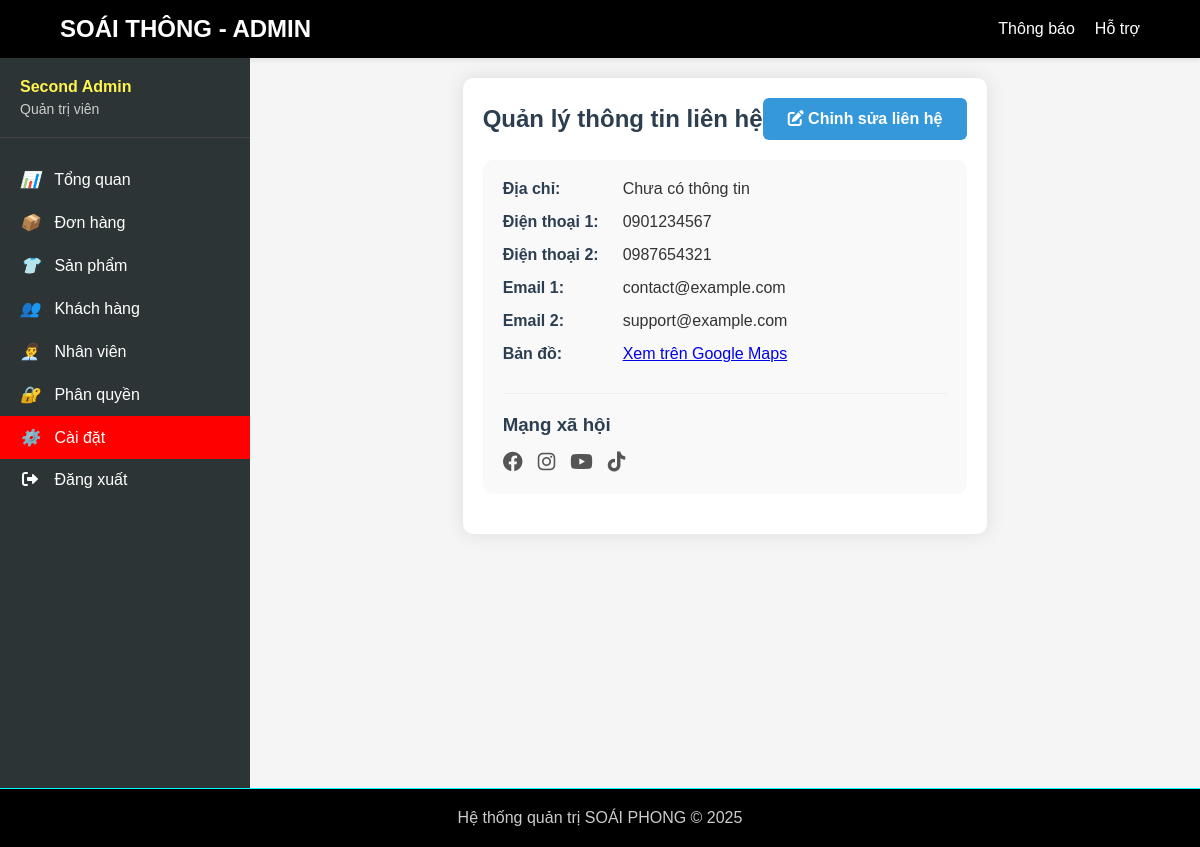
Before: /admin/admin_setting.php (signed in) with the older database file.
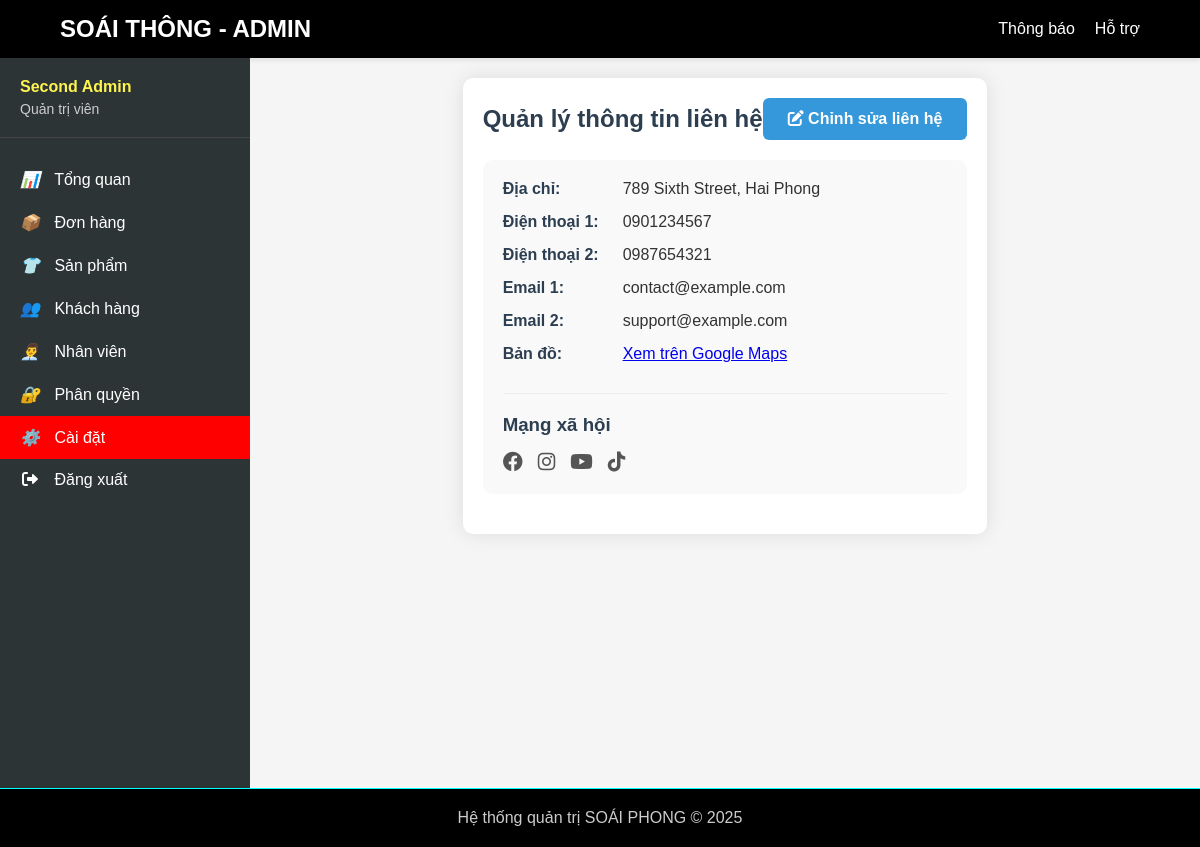
After: the same page with the newer database file.
### tables this page shows
CREATE TABLE contact_settings (
  `id` int(11) NOT NULL AUTO_INCREMENT,
  `address` varchar(255) NOT NULL COMMENT 'Địa chỉ cửa hàng',
  `phone_1` varchar(20) NOT NULL COMMENT 'Số điện thoại chính',
  `phone_2` varchar(20) DEFAULT NULL COMMENT 'Số điện thoại phụ',
  `email_1` varchar(100) NOT NULL COMMENT 'Email chính',
  `email_2` varchar(100) DEFAULT NULL COMMENT 'Email phụ',
  `map_url` text DEFAULT NULL COMMENT 'URL Google Maps',
  `facebook_url` varchar(255) DEFAULT NULL COMMENT 'Link Facebook',
  `instagram_url` varchar(255) DEFAULT NULL COMMENT 'Link Instagram',
  `youtube_url` varchar(255) DEFAULT NULL COMMENT 'Link YouTube',
  `tiktok_url` varchar(255) DEFAULT NULL COMMENT 'Link TikTok',
  `updated_at` timestamp NOT NULL DEFAULT current_timestamp() ON UPDATE current_timestamp() COMMENT 'Thời gian cập nhật',
  `updated_by` int(11) DEFAULT NULL COMMENT 'ID người cập nhật',
  PRIMARY KEY (`id`)
);

### admin/admin_setting.php (the view, shortened to what this page needs)
<?php
require_once('../includes/database.php');
$sql = "SELECT * FROM contact_settings";
$stmt = $conn->prepare($sql);
$stmt->execute();
$result = $stmt->get_result();
$contact = $result->fetch_assoc();
require_once('../admin/header/admin-header.php');
?>
<!DOCTYPE html>
<html lang="en">
<head>
    <link rel="stylesheet" href="https://cdnjs.cloudflare.com/ajax/libs/font-awesome/6.0.0-beta3/css/all.min.css">
    <link rel="stylesheet" href="../../assets/css/admin/manage_employees.css">
    <link rel="stylesheet" href="../../assets/css/admin/setting/style_setting.css">
</head>
<body>
    <div class="admin-container">
        <?php require_once('../admin/sidebar/admin_sidebar.php'); ?>
        <div class="form-container">
            <div class="section-header">
                <h2 class="section-title">Quản lý thông tin liên hệ</h2>
                <button id="editContactBtn" class="btn btn-edit">
                    <i class="fas fa-edit"></i> Chỉnh sửa liên hệ
                </button>
            </div>
            <div class="contact-info" id="currentContactInfo">
                <div class="contact-info-item">
                    <span class="contact-info-label">Địa chỉ:</span>
                    <span class="contact-info-value" id="displayAddress"><?php echo isset($contact['address']) ? htmlspecialchars($contact['address']) : 'Chưa có thông tin'; ?></span>
                </div>
                <div class="contact-info-item">
                    <span class="contact-info-label">Điện thoại 1:</span>
                    <span class="contact-info-value" id="displayPhone1">0901234567</span>
                </div>
                <div class="contact-info-item">
                    <span class="contact-info-label">Điện thoại 2:</span>
                    <span class="contact-info-value" id="displayPhone2">0987654321</span>
                </div>
                <div class="contact-info-item">
                    <span class="contact-info-label">Email 1:</span>
                    <span class="contact-info-value" id="displayEmail1">contact@example.com</span>
                </div>
                <div class="contact-info-item">
                    <span class="contact-info-label">Email 2:</span>
                    <span class="contact-info-value" id="displayEmail2">support@example.com</span>
                </div>
                <div class="contact-info-item">
                    <span class="contact-info-label">Bản đồ:</span>
                    <span class="contact-info-value">
                        <a href="#" id="displayMapLink" target="_blank">Xem trên Google Maps</a>
                    </span>
                </div>
                <div class="social-media-section">
                    <h3>Mạng xã hội</h3>
                    <div class="social-media-icons">
                        <a href="#" id="displayFacebook" target="_blank"><i class="fab fa-facebook"></i></a>
                        <a href="#" id="displayInstagram" target="_blank"><i class="fab fa-instagram"></i></a>
                        <a href="#" id="displayYoutube" target="_blank"><i class="fab fa-youtube"></i></a>
                        <a href="#" id="displayTiktok" target="_blank"><i class="fab fa-tiktok"></i></a>
                    </div>
                </div>
            </div>
        </div>
    </div>
</body>
</html>
<?php require_once('../admin/footer/admin-footer.php'); ?>

Changed rows visible on the page:
added contact_settings: address "789 Sixth Street, Hai Phong"
Other visible differences:
text no longer shown: "Chưa có thông tin"
